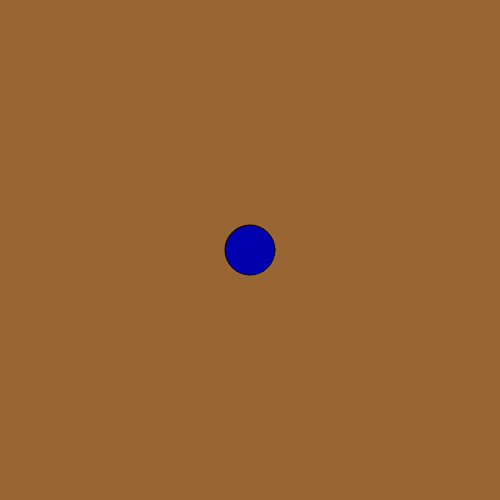
Frame 1 (no input)
Frame 60 (no input): identical to frame 1, image omitted
Frame 120 (the mouse pressed at the canvas centre since frame 60): identical to frame 1, image omitted

The p5.js sketch that drew this single still picture (run headless with seeded random() and noise() and a simulated clock; from frame 60 on, the mouse is pressed at the canvas centre):

// p5.js sketch
// ── sketch.js
var bgColor;
var circleColor;
var circleX, circleY;
var circleSize;

// Setup by created a square canvas and initializing the background
// and circle attributes
function setup() {
  createCanvas(500, 500);
  
  bgColor = color(153, 102, 51);
  circleColor = color(0, 0, 175);
  circleX = width/2;
  circleY = height/2;
  circleSize = width/10;
}

// With each frame, repaint the background and
// draw a circle using the current color and location
// values
function draw() {
  background(bgColor);
  
  fill(circleColor);
  circle(circleX, circleY, circleSize);
}

// When the 'r' key is types, reset all colors
// and the circle location
function keyTyped()
{
  if(key == 'r')
  {
    bgColor = color(153, 102, 51);
    circleColor = color(0, 0, 175);
    circleX = width/2;
    circleY = height/2;
  }
}

// Returns true if the mouse is currently in the circle
function mouseInCircle()
{
  // Check if the mouse is currently within the circle
  // by making sure the distance from the mouse to the
  // center of the circle is less than the circleSize
  return dist(mouseX, mouseY, circleX, circleY) < circleSize;
}

// Event triggered if the mouse is currently
// being dragged (button down and moving)
function mouseDragged()
{
  // If the user is dragging with the left mouse button
  // in the circle, change the circle to white and
  // drag it with the mouse
  if(mouseButton == LEFT && mouseInCircle())
  {
    circleX = mouseX;
    circleY = mouseY;
    circleColor = color(255);
  }
  // If the user is dragging with the right mouse button
  // alter the background color based on the mouse
  // position
  else if(mouseButton == RIGHT)
  {
    bgColor = color(mouseX, mouseY, 0);
  }
}

// Event triggered when the mouse button is
// released
function mouseReleased()
{
  // If it was the left that was release, reset
  // the circle color
  if(mouseButton == LEFT)
  {
  	circleColor = color(0, 0, 175);
  }
}
